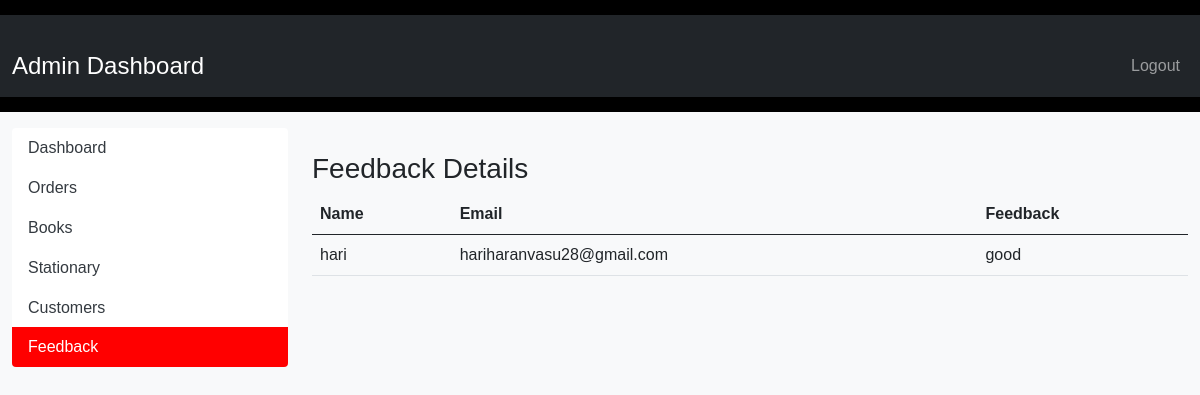
The app's page /afeedback, older data.
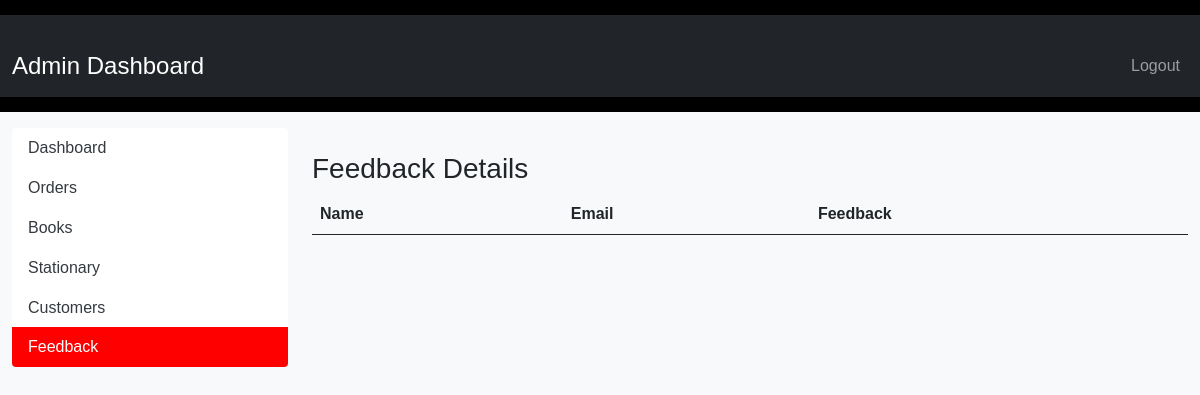
The same page, newer data.
### tables this page shows
CREATE TABLE feed(name TEXT, email TEXT, feedback TEXT);

### app.py (the view)
@app.route('/afeedback')
def afeedback():
    conn = sqlite3.connect('admin.db')
    cursor = conn.cursor()
    cursor.execute("SELECT name, email, feedback FROM feed")
    feedback_data = cursor.fetchall()
    conn.close()
    return render_template('afeedback.html', feedback_data=feedback_data)

### templates/afeedback.html (shortened to what this page needs)
<!DOCTYPE html>
<html lang="en">
<head>
    <link href="https://cdn.jsdelivr.net/npm/bootstrap@5.0.2/dist/css/bootstrap.min.css" rel="stylesheet">
    <link rel="stylesheet" href="{{ url_for('static', filename='admin.css') }}">
</head>
<body>
    <header>
        <nav class="navbar navbar-expand-lg navbar-dark bg-dark">
            <div class="container-fluid">
                <a class="navbar-brand" href="#">Admin Dashboard</a>
                <div class="collapse navbar-collapse" id="navbarNav">
                    <ul class="navbar-nav ms-auto">
                        <li class="nav-item">
                            <a class="nav-link" href="admin">Logout</a>
                        </li>
                    </ul>
                </div>
            </div>
        </nav>
    </header>
    <div class="container-fluid mt-3">
        <div class="row">
            <div class="col-md-3">
                <div class="list-group">
                    <a href="adminhome" class="list-group-item list-group-item-action">Dashboard</a>
                    <a href="aorders" class="list-group-item list-group-item-action">Orders</a>
                    <a href="abooks" class="list-group-item list-group-item-action">Books</a>
                    <a href="astationary" class="list-group-item list-group-item-action">Stationary</a>
                    <a href="acustomers" class="list-group-item list-group-item-action">Customers</a>
                    <a href="acustomers" class="list-group-item list-group-item-action active">Feedback</a>
                </div>
            </div>
            <div class="col-md-9">
                <div class="mt-4">
                    <h3>Feedback Details</h3>
                    <table class="table">
                        <thead>
                            <tr>
                                <th>Name</th>
                                <th>Email</th>
                                <th>Feedback</th>
                            </tr>
                        </thead>
                        <tbody>
                            {% for row in feedback_data %}
                            <tr>
                                <td>{{ row[0] }}</td>
                                <td>{{ row[1] }}</td>
                                <td>{{ row[2] }}</td>
                            </tr>
                            {% endfor %}
                        </tbody>
                    </table>
                </div>
            </div>
        </div>
    </div>
</body>
</html>

Row changes from the older to the newer data that the page shows:
removed feed: name "hari", email "hariharanvasu28@gmail.com", feedback "good"
